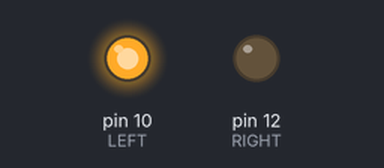
Recording of a sketch running on a simulated Arduino Uno, built with avr-gcc and run on an emulated ATmega328P. Parts: output pins drawn as LEDs (lit = HIGH).

Above: at 0.1 s.
Timing chart, 0 to 1.6 s (numbered marks = the images above):
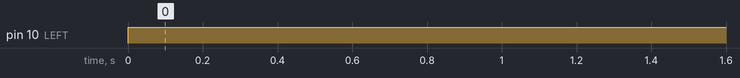

The sketch:

sketch_apr28a.ino
```cpp
#define LEFT 10
#define RIGHT 12

void setup() {
  // put your setup code here, to run once:
  pinMode(LEFT, OUTPUT);
  pinMode(RIGHT, OUTPUT);
}

void loop() {
  // put your main code here, to run repeatedly:
  digitalWrite(LEFT, HIGH);
}
```

Measured:
- by itself, pin 10 (LEFT): LOW → HIGH at 0.00 s
